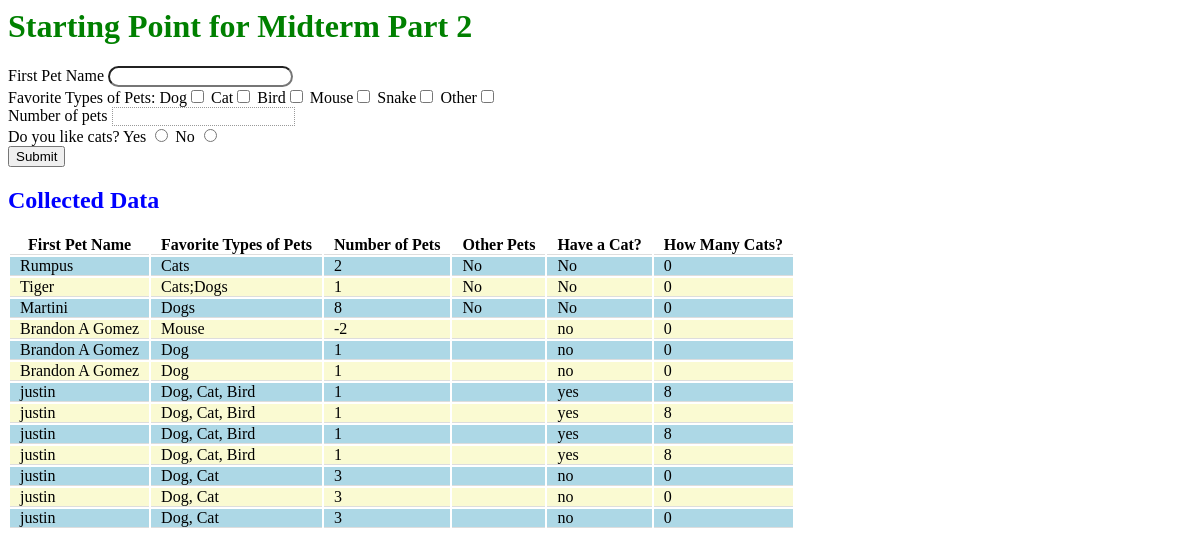
/assignments/Midterm/Part_2/brandon_gomez.php, run on the app's committed database.
### tables this page shows
CREATE TABLE `form` (
  `id` int(6) UNSIGNED NOT NULL,
  `name` varchar(25) NOT NULL,
  `fav` varchar(100) NOT NULL,
  `otherpet` varchar(25) NOT NULL,
  `number` int(11) NOT NULL,
  `cats` varchar(3) NOT NULL,
  `catscount` int(11) NOT NULL
);

### assignments/Midterm/Part_2/brandon_gomez.php (the view, shortened to what this page needs)
<!doctype html>
<html>
<head>
<link type="text/css" href="brandon_gomez.css" rel="stylesheet">
</head>
<body>
	<h1>Starting Point for Midterm Part 2</h1>
	<form method="post">
		<label for="name">First Pet Name </label><input type="text" name="name" id="name"><br>
		Favorite Types of Pets:
		<?php
		$favPets = array("Dog", "Cat", "Bird", "Mouse", "Snake", "Other");
		foreach($favPets as $pet)
		{
		?>
			<label for="fav<?php echo $pet; ?>"><?php echo $pet; ?></label><input type="checkbox" name="fav[]" id="fav<?php echo $pet; ?>" value="<?php echo $pet; ?>">
		<?php
		}
		?>
		<br>
		<label for="petcount">Number of pets </label><input type="number" name="petcount" id="petcount"><br>
		Do you like cats?
		<label for="catsyes">Yes </label><input type="radio" name="cats" id="catsyes" value="yes">
		<label for="catsno">No </label><input type="radio" name="cats" id="catsno" value="no">
		<br>
		<input type="submit" name="submit" id="submit" value="Submit"><br>
	</form>
	<h2>Collected Data</h2>
	<table class="output">
		<thead>
			<tr>
				<th>First Pet Name</th>
				<th>Favorite Types of Pets</th>
				<th>Number of Pets</th>
				<th>Other Pets</th>
				<th>Have a Cat?</th>
				<th>How Many Cats?</th>
			</tr>
		</thead>
		<tbody>
			<tr>
				<td>Rumpus</td>
				<td>Cats</td>
				<td>2</td>
				<td>No</td>
				<td>No</td>
				<td>0</td>
			</tr>
			<tr>
				<td>Tiger</td>
				<td>Cats;Dogs</td>
				<td>1</td>
				<td>No</td>
				<td>No</td>
				<td>0</td>
			</tr>
			<tr>
				<td>Martini</td>
				<td>Dogs</td>
				<td>8</td>
				<td>No</td>
				<td>No</td>
				<td>0</td>
			</tr>
			<?php
			$username = getenv('alex.server.phpmyadmin.username');
			$password = getenv('alex.server.phpmyadmin.password');
			$database = "brandon_gomez_midterm";
			try {
				$conn = new PDO("mysql:host=localhost;dbname=$database", $username, $password);
				$conn->setAttribute(PDO::ATTR_ERRMODE, PDO::ERRMODE_EXCEPTION);
	        $sql = "SELECT * FROM form ORDER BY number, name";
	        foreach ($conn->query($sql) as $row) {
						print("
	          <tr>
	            <td>" . htmlspecialchars($row['name'], ENT_QUOTES, 'UTF-8') . "</td>
	            <td>" . htmlspecialchars($row['fav'], ENT_QUOTES, 'UTF-8') . "</td>
							<td>" . htmlspecialchars($row['number'], ENT_QUOTES, 'UTF-8') . "</td>
	            <td>" . htmlspecialchars($row['otherpet'], ENT_QUOTES, 'UTF-8') . "</td>
	            <td>" . htmlspecialchars($row['cats'], ENT_QUOTES, 'UTF-8') . "</td>
							<td>" . htmlspecialchars($row['catscount'], ENT_QUOTES, 'UTF-8') . "</td>
	          </tr>");
	        }
	      } catch(PDOException $e) {
	          echo "<p>Read Data from Table Failed: " . $e->getMessage() . "</p>";
	      }?>
		</tbody>
	</table>
</body>
</html>

### assignments/Midterm/Part_2/brandon_gomez.css (style rules this page uses)
h1 { color:green; }
h2 { color:blue; }
table.output th, table.output td { border-bottom: 1px solid #ddd; padding: 0px 10px; }
#petcount { border: 1px dotted #999; }
#name { border-radius: 16px; }
.evenrow { background-color: lightblue; }
.oddrow { background-color: lightgoldenrodyellow; }

### data on the page
form: name "Brandon A Gomez", fav "Mouse", number "-2", cats "no", catscount "0"
form: name "Brandon A Gomez", fav "Dog", number "1", cats "no", catscount "0"
form: name "Brandon A Gomez", fav "Dog", number "1", cats "no", catscount "0"
form: name "justin", fav "Dog, Cat, Bird", number "1", cats "yes", catscount "8"
form: name "justin", fav "Dog, Cat, Bird", number "1", cats "yes", catscount "8"
form: name "justin", fav "Dog, Cat, Bird", number "1", cats "yes", catscount "8"
form: name "justin", fav "Dog, Cat, Bird", number "1", cats "yes", catscount "8"
form: name "justin", fav "Dog, Cat", number "3", cats "no", catscount "0"
form: name "justin", fav "Dog, Cat", number "3", cats "no", catscount "0"
form: name "justin", fav "Dog, Cat", number "3", cats "no", catscount "0"

### other printed values
$pet "Dog"
$pet "Cat"
$pet "Bird"
$pet "Mouse"
$pet "Snake"
$pet "Other"
